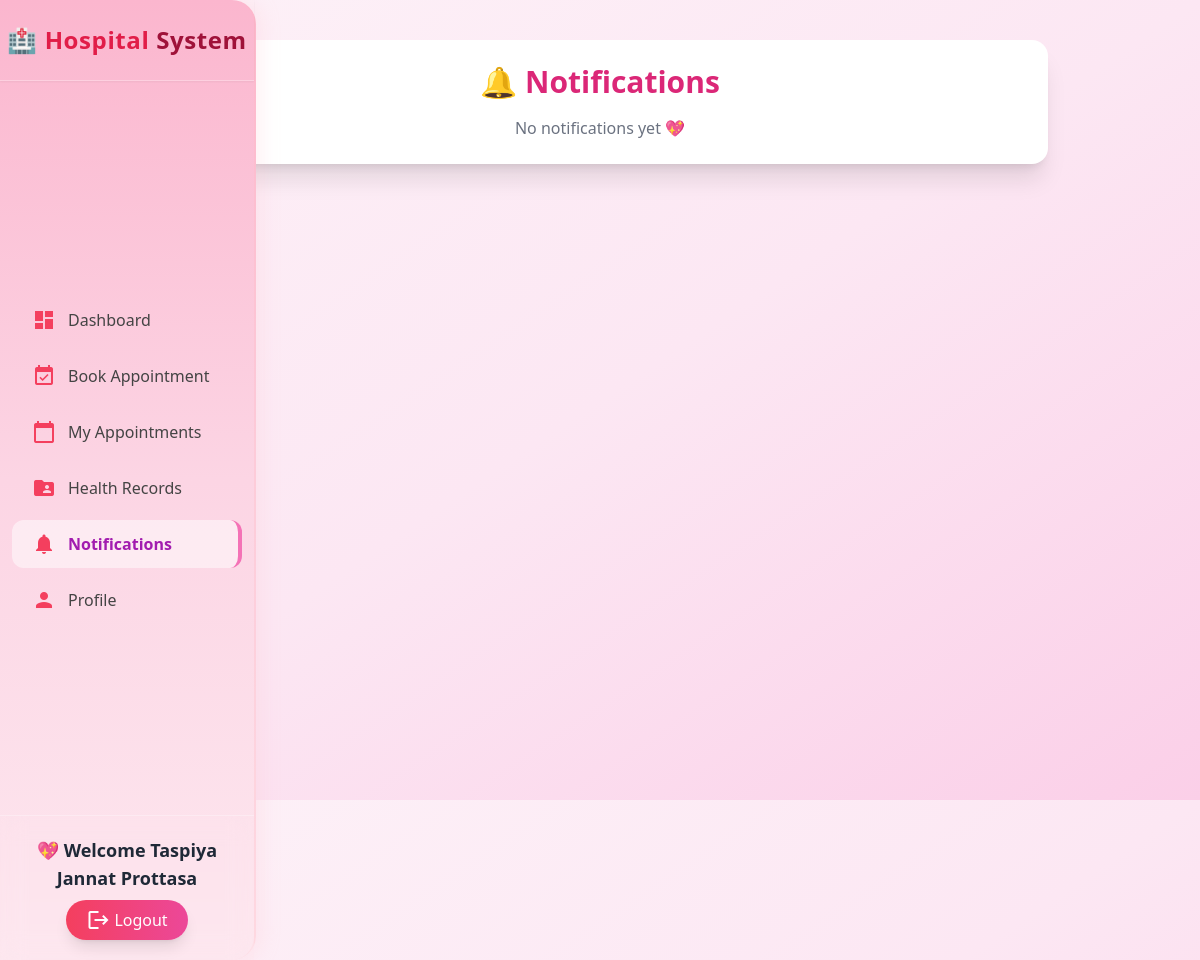
/patients/notifications/ (signed in), run on an earlier commit of the app's database.
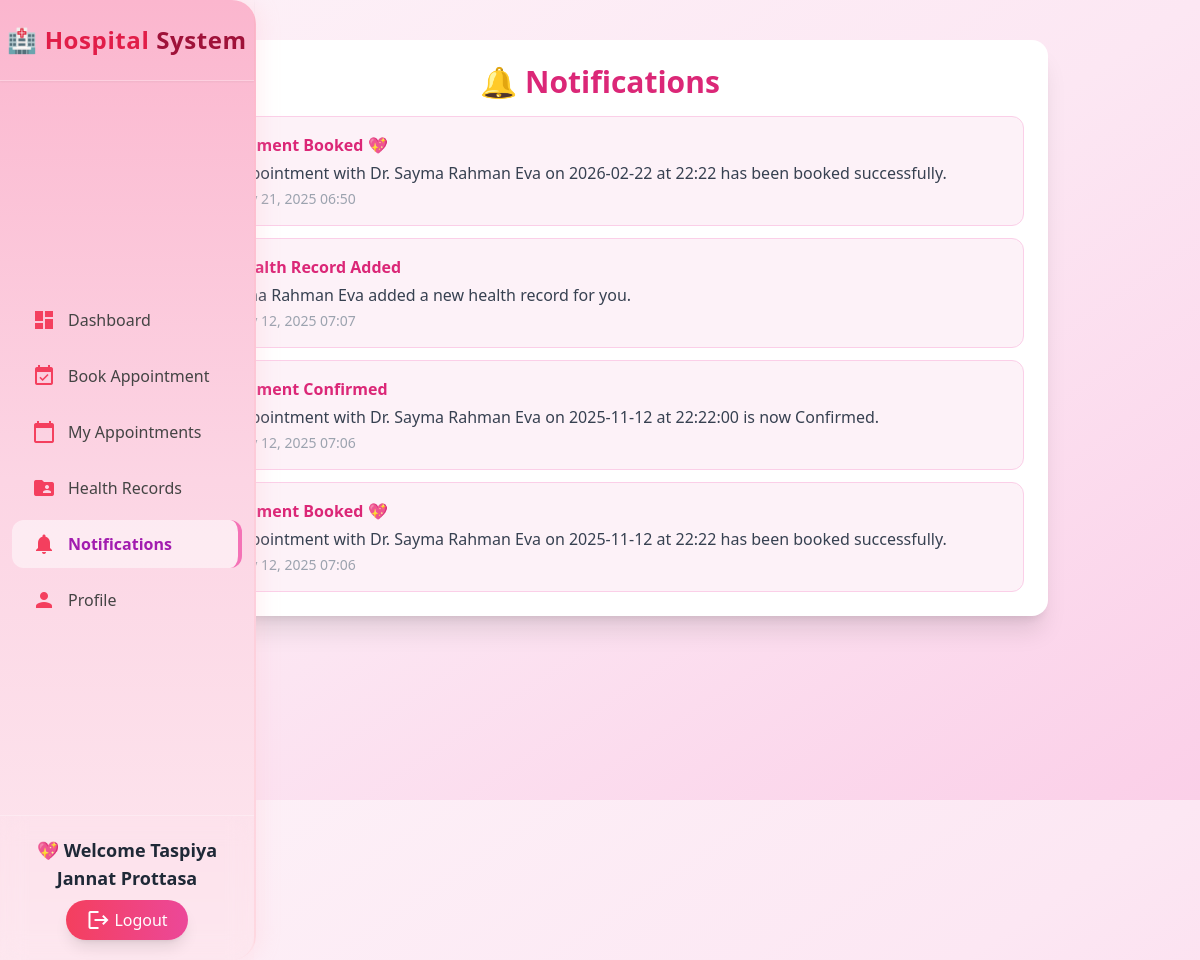
And on a later commit of the database.
### patients/models.py (models this page shows, shortened)
class Notification(models.Model):
    patient = models.ForeignKey(UserProfile, on_delete=models.CASCADE, related_name='notifications')
    title = models.CharField(max_length=255)
    message = models.TextField()
    created_at = models.DateTimeField(auto_now_add=True)
    is_read = models.BooleanField(default=False)

### patients/views.py (the view)
    def wrapper(request, *args, **kwargs):
        user = get_session_user(request)
        if not user:
            messages.warning(request, "Please login first.")
            return redirect("LogInSignUppage")
        return func(request, *args, **kwargs)

### doctors/context_processors.py (called while the page is built)
def doctor_context(request):
    user_id = request.session.get("user_id")
    if not user_id:
        return {}
    try:
        doctor = UserProfile.objects.get(id=user_id, user_type="doctor")
        return {"doctor": doctor}
    except UserProfile.DoesNotExist:
        return {}

### patients/context_processors.py (called while the page is built)
def patient_context(request):
    user_id = request.session.get("user_id")
    if not user_id:
        return {}
    try:
        patient = UserProfile.objects.get(id=user_id, user_type="patient")
        return {"patient": patient}
    except UserProfile.DoesNotExist:
        return {}

### patients/views.py (called while the page is built)
def get_session_user(request):
    user_id = request.session.get("user_id")
    if not user_id:
        return None
    try:
        user = UserProfile.objects.get(id=user_id)
        mode = request.session.get("mode")
        if mode == "patient":
            user.user_type = "patient"
        return user
    except UserProfile.DoesNotExist:
        return None

### patients/templates/notifications.html (shortened to what this page needs)
{% load static %}
<!DOCTYPE html>
<html lang="en">
<head>
  <script src="https://cdn.tailwindcss.com"></script>
</head>
<body class="bg-gradient-to-br from-pink-50 via-pink-100 to-pink-200 min-h-screen font-sans">
  {% include "patient_sidebar.html" %}
  <div class="max-w-4xl mx-auto mt-10 p-6 bg-white rounded-2xl shadow-xl space-y-4">
    <h1 class="text-3xl font-bold text-pink-600 text-center">🔔 Notifications</h1>
    {% if notifications %}
      <ul class="space-y-3">
        {% for note in notifications %}
          <li class="p-4 border border-pink-200 rounded-xl bg-pink-50">
            <h2 class="font-semibold text-pink-600">{{ note.title }}</h2>
            <p class="text-gray-700 mt-1">{{ note.message }}</p>
            <p class="text-gray-400 text-sm mt-1">Date: {{ note.created_at|date:"M d, Y H:i" }}</p>
          </li>
        {% endfor %}
      </ul>
    {% else %}
      <p class="text-gray-500 text-center mt-6">No notifications yet 💖</p>
    {% endif %}
  </div>
</body>
</html>

What changed in the data, as far as the page shows it:
added Notification: title "Appointment Booked 💖", message "Your appointment with Dr. Sayma Rahman Eva on 2026-02-22 at 22:22 has been booked successfully.", created_at "Nov 21, 2025 06:50"
added Notification: title "New Health Record Added", message "Dr. Sayma Rahman Eva added a new health record for you.", created_at "Nov 12, 2025 07:07"
added Notification: title "Appointment Confirmed", message "Your appointment with Dr. Sayma Rahman Eva on 2025-11-12 at 22:22:00 is now Confirmed.", created_at "Nov 12, 2025 07:06"
added Notification: title "Appointment Booked 💖", message "Your appointment with Dr. Sayma Rahman Eva on 2025-11-12 at 22:22 has been booked successfully.", created_at "Nov 12, 2025 07:06"
Also different on the page:
text no longer shown: "No notifications yet 💖"
